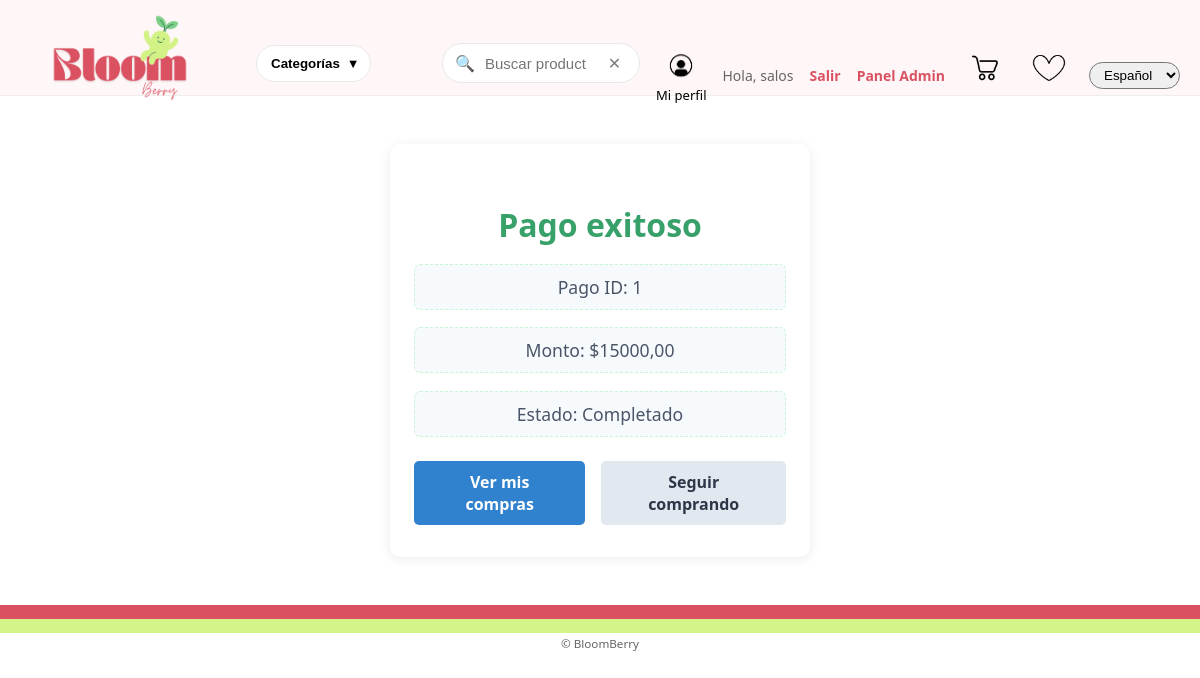
/payments/success/1/ (signed in), run on the app's committed database.
### payments/models.py (models this page shows, shortened)
class Payment(models.Model):
    STATUS_CHOICES = [
        ('pending', 'Pendiente'),
        ('completed', 'Completado'),
        ('failed', 'Fallido'),
    ]
    user = models.ForeignKey(User, on_delete=models.CASCADE)
    order = models.OneToOneField(OrderInfo, on_delete=models.CASCADE, related_name="payment")
    amount = models.DecimalField(max_digits=10, decimal_places=2, default=Decimal('0.00'))
    status = models.CharField(max_length=20, choices=STATUS_CHOICES, default='pending')
    created_at = models.DateTimeField(auto_now_add=True)

### payments/views.py (the view)
# urls.py: path("success/<int:payment_id>/", views.payment_success_view, name="success"),
@login_required
def payment_success_view(request, payment_id):
    payment = get_object_or_404(Payment, id=payment_id, user=request.user)
    return render(request, "payments/success.html", {"payment": payment})

### templates/payments/success.html (shortened to what this page needs)
{% extends "base.html" %}
{% load i18n %}
{% load static %}
{% block content %}
<link rel="stylesheet" href="{% static 'css/payment_success.css' %}">
<div class="bb-payment-success">
  <h2>{% trans "Pago exitoso" %}</h2>
  <p>{% trans "Pago ID:" %} {{ payment.id }}</p>
  <p>{% trans "Monto:" %} ${{ payment.amount|floatformat:2 }}</p>
  <p>{% trans "Estado:" %} {{ payment.get_status_display }}</p>
  <div class="bb-actions">
    <a href="{% url 'orders:history' %}" class="bb-btn primary">
      {% trans "Ver mis compras" %}
    </a>
    <a href="{% url 'products:list' %}" class="bb-btn secondary">
      {% trans "Seguir comprando" %}
    </a>
  </div>
</div>
{% endblock %}

### templates/base.html (shortened to what this page needs)
{% load static i18n %}
<!doctype html>
<html lang="es">
<head>
  <link href="{% static 'css/main.css' %}" rel="stylesheet">
</head>
<body>
  <header class="bb-header">
    <div class="bb-header-inner">
      <a class="bb-logo" href="{% url 'products:home' %}">
        <img src="{% static 'img/logo1SinFondo.png' %}" alt="BloomBerry">
      </a>
      <div class="bb-categories">
        <button class="bb-cat-btn" type="button">
          {% trans "Categorías" %} <span class="bb-caret">▾</span>
        </button>
      </div>
      <form class="bb-search" action="#" method="get">
        <span class="bb-search-icon">🔍</span>
        <input name="q" type="search" placeholder="{% trans 'Buscar productos…' %}" aria-label="{% trans 'Buscar' %}">
        <button type="button" class="bb-search-clear" aria-label="{% trans 'Limpiar' %}">✕</button>
      </form>
      <div class="bb-actions">
        {% if user.is_authenticated %}
          <div class="bb-user-wrapper">
            <a class="bb-action-user" href="{% url 'users:profile' %}" title="{% trans 'Mi perfil' %}">
              <img src="{% static 'img/user.png' %}" alt="User">
            </a>
            <span class="bb-user-label">{% trans "Mi perfil" %}</span>
          </div>
          <span class="bb-hello">{% trans "Hola," %} {{ user.username }}</span>
          <a class="bb-link small" href="{% url 'logout' %}">{% trans 'Salir' %}</a>
          {% if user.is_staff %}
            <a class="bb-link small" href="{% url 'users:admin_dashboard' %}">{% trans 'Panel Admin' %}</a>
          {% endif %}
        {% endif %}
       <a class="bb-action-cart" href="{% url 'orders:cart' %}" title="{% trans 'Carrito' %}">
        <img src="{% static 'img/cart.png' %}" alt="Carrito">
      </a>
        <a class="bb-action-heart" href="{% url 'products:view_wishlist' %}" title="{% trans 'Favoritos' %}">
          <img src="{% static 'img/heart.png' %}" alt="Favoritos">
        </a>
        <form class="bb-lang" action="{% url 'set_language' %}" method="post">
          <select name="language" onchange="this.form.submit()">
            {% get_current_language as LANGUAGE_CODE %}
            {% get_available_languages as LANGUAGES %}
            {% for code, name in LANGUAGES %}
              <option value="{{ code }}" {% if code == LANGUAGE_CODE %}selected{% endif %}>{{ name }}</option>
            {% endfor %}
          </select>
        </form>
      </div>
    </div>
  </header>
  <main class="bb-main">
    {% block content %}{% endblock %}
  </main>
  <footer class="bb-footer">
    <div class="bb-footer-bar bb-pink"></div>
    <div class="bb-footer-bar bb-lime"></div>
    <small>© BloomBerry</small>
  </footer>
</body>
</html>

### static/css/main.css (style rules this page uses)
:root { --pink:#DA5162; --lime:#D4F389; --mint:#7DCF8A; --green:#46755B; --off:#FFF7F7; --text:#222; --muted:#666; --radius:14px; }
* { box-sizing:border-box }
html,body { margin:0;padding:0 }
body { font-family:system-ui,-apple-system,Segoe UI,Roboto,Inter,Arial,sans-serif; color:var(--text); background:#fff; }
.bb-header { background:var(--off); border-bottom:1px solid #eee; position:relative; z-index:5; }
.bb-header-inner { height:95px; max-width:1200px; margin:0 auto; display:grid; grid-template-columns:220px 170px 1fr auto; align-items:center; gap:16px; padding:14px 20px; }
.bb-logo { position:relative; height:95px; display:block; overflow:visible; }
.bb-logo img { position:absolute; left:0; bottom:-55px; height:200px; width:auto; display:block; }
.bb-categories { position:relative }
.bb-cat-btn { background:#fff; border:1px solid #e8e8e8; border-radius:999px; padding:10px 14px; cursor:pointer; font-weight:600; }
.bb-caret { margin-left:6px }
.bb-search { position:relative; display:flex; align-items:center; background:#fff; border:1px solid #e8e8e8; border-radius:999px; padding:8px 12px; }
.bb-search-icon { margin-right:8px }
.bb-search input { width:100%; border:0; outline:0; font-size:15px; background:transparent; }
.bb-search-clear { border:0; background:transparent; font-size:16px; cursor:pointer; opacity:.5; }
.bb-actions { display:flex; align-items:center; gap:20px; }
.bb-action-user, .bb-action-cart, .bb-action-heart { position:relative; width:48px; height:48px; display:inline-block; overflow:visible; }
.bb-action-user img { position:absolute; left:50%; top:50%; transform:translate(-50%,-50%); height:60px; width:auto; margin-top:10px; margin-bottom: 2px; }
.bb-action-cart img { position:absolute; left:50%; top:35%; transform:translate(-50%,-50%); height:80px; width:auto; }
.bb-action-heart img { position:absolute; left:50%; top:35%; transform:translate(-50%,-50%); height:80px; width:auto; margin-bottom:2px; }
.bb-user-wrapper { display:flex; flex-direction:column; align-items:center; line-height:1.15; }
.bb-user-label { margin-top:2px; margin-bottom: 10px; font-size:13px; color:#000; text-align:center; }
.bb-link { color:var(--pink); text-decoration:none; font-weight:600 }
.bb-link.small { font-size:14px }
.bb-hello { color:var(--muted); font-size:14px }
.bb-lang select { padding:4px 10px; border-radius:999px; }
.bb-main { max-width:1200px; margin:24px auto; padding:0 20px }
.bb-footer { margin-top:40px; text-align:center; color:var(--muted); font-size:14px }
.bb-footer-bar { height:14px }
.bb-footer .bb-pink { background:var(--pink) }
.bb-footer .bb-lime { background:var(--lime) }

### static/css/payment_success.css (style rules this page uses)
.bb-payment-success { max-width: 420px; margin: 48px auto; background: #fff; border-radius: 10px; box-shadow: 0 2px 12px rgba(0,0,0,0.08); padding: 32px 24px; text-align: center; }
.bb-payment-success h2 { font-size: 2rem; color: #38a169; margin-bottom: 18px; }
.bb-payment-success p { font-size: 1.1rem; color: #4a5568; margin-bottom: 10px; background: #f7fafc; border-radius: 6px; padding: 10px 0; border: 1px dashed #c6f6d5; }
.bb-actions { margin-top: 24px; display: flex; gap: 16px; justify-content: center; }
.bb-btn.primary { background: #3182ce; color: #fff; border-radius: 5px; padding: 10px 24px; text-decoration: none; font-weight: 600; transition: background 0.2s; }
.bb-btn.secondary { background: #e2e8f0; color: #2d3748; border-radius: 5px; padding: 10px 24px; text-decoration: none; font-weight: 600; transition: background 0.2s; }

### data on the page
Payment: id "1", amount "15000,00", status "Completado"

### other printed values
{{ user.username }} "salos"
form field language "Español"
